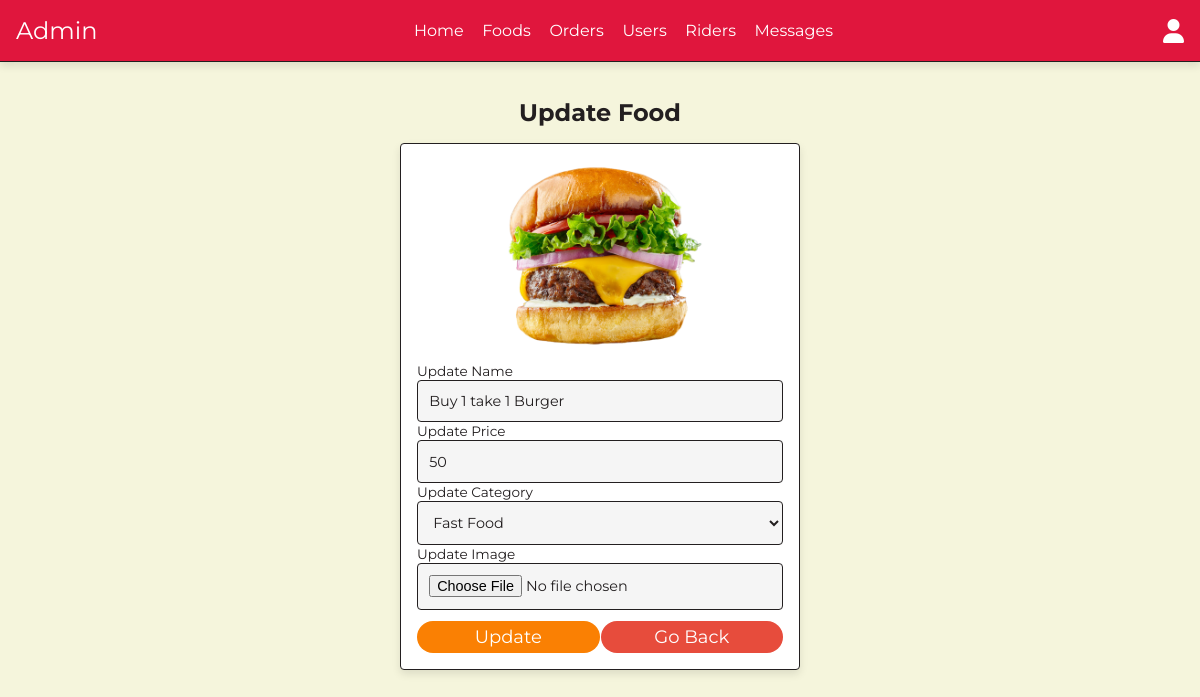
Screenshot of /admin/update_product.php?update=12 (signed in) with the database file from the repository.
### tables this page shows
CREATE TABLE `products` (
  `id` int(100) NOT NULL,
  `name` varchar(100) NOT NULL,
  `category` varchar(100) NOT NULL,
  `price` int(100) NOT NULL,
  `image` varchar(100) NOT NULL
);

### admin/update_product.php (the view, shortened to what this page needs)
<?php
include '../components/connect.php';
?>
<!DOCTYPE html>
<html lang="en">
<head>
    <link rel="stylesheet" href="https://cdnjs.cloudflare.com/ajax/libs/font-awesome/6.4.0/css/all.min.css"
 />
   <link rel="stylesheet" href="../css/admin_style.css">
</head>
<body>
<?php include '../components/admin_header.php' ?>
<section class="update-product">
   <h1 class="heading">Update Food</h1>
   <?php
      $update_id = $_GET['update'];
      $show_products = $conn->prepare("SELECT * FROM `products` WHERE id = ?");
      $show_products->execute([$update_id]);
      if($show_products->rowCount() > 0){
         while($fetch_products = $show_products->fetch(PDO::FETCH_ASSOC)){
   ?>
   <form action="" method="POST" enctype="multipart/form-data">
      <img src="../uploaded_img/<?= $fetch_products['image']; ?>" alt="">
      <span>Update Name</span>
      <input type="text" required name="name" class="box" value="<?= $fetch_products['name']; ?>">
      <span>Update Price</span>
      <input type="number" required name="price" class="box" value="<?= $fetch_products['price']; ?>">
      <span>Update Category</span>
      <select name="category" class="box" required>
         <option selected value="<?= $fetch_products['category']; ?>"><?= $fetch_products['category']; ?></option>
      </select>
      <span>Update Image</span>
      <input type="file" name="image" class="box" accept="image/jpg, image/jpeg, image/png, image/webp">
      <div class="flex-btn">
         <input type="submit" value="Update" class="btn" name="update">
         <a href="riders.php" style="background-color: #e74c3c;" class="option-btn" onmouseover="this.style.backgroundColor='#231F20';" onmouseout="this.style.backgroundColor='#e74c3c';">Go Back</a>
      </div>
   </form>
   <?php
         }
      }else{
         echo '<p class="empty">NO PRODUCT ADDED!</p>';
      }
   ?>
</section>
</body>
</html>

### css/admin_style.css (style rules this page uses)
* { font-family: 'Montserrat', sans-serif; margin: 0; padding: 0; box-sizing: border-box; text-decoration: none; outline: none; border: none; }
html { font-size: 62.5%; overflow-x: hidden; }
body { background-color: beige; }
section { max-width: 1200px; margin: 0 auto; padding: 16px; }
.btn, .delete-btn, .option-btn { display: block; margin-top: 10px; border-radius: 50px; cursor: pointer; width: 100%; font-size: 18px; color: #fff; padding: 5px 24px; text-transform: capitalize; text-align: center; }
.btn { background-color: #FA8003; }
.option-btn { background-color: #FA8003; }
.flex-btn { display: flex; gap: 1px; }
.heading { text-align: center; margin-bottom: 16px; margin-top: 20px; text-transform: capitalize; color: #231F20; font-size: 24px; }
.update-product form { margin: 0 auto; max-width: 400px; background-color: #fff; border-radius: 4px; box-shadow: 0 4px 8px rgba(0, 0, 0, .1); border: 1.6px solid #231F20; padding: 16px; }
.update-product form img { height: 200px; width: 100%; object-fit: contain; }
.update-product form .box { background-color: #f5f5f5; border: 1.6px solid #231F20; width: 100%; padding: 11.2px; font-size: 14.4px; color: #231F20; border-radius: 4px; margin: 1px 0; }
.update-product form span { font-size: 13.6px; color: #231F20; }

### rows the page displays
products: image (picture), name "Buy 1 take 1 Burger", price "50", category "Fast Food"
